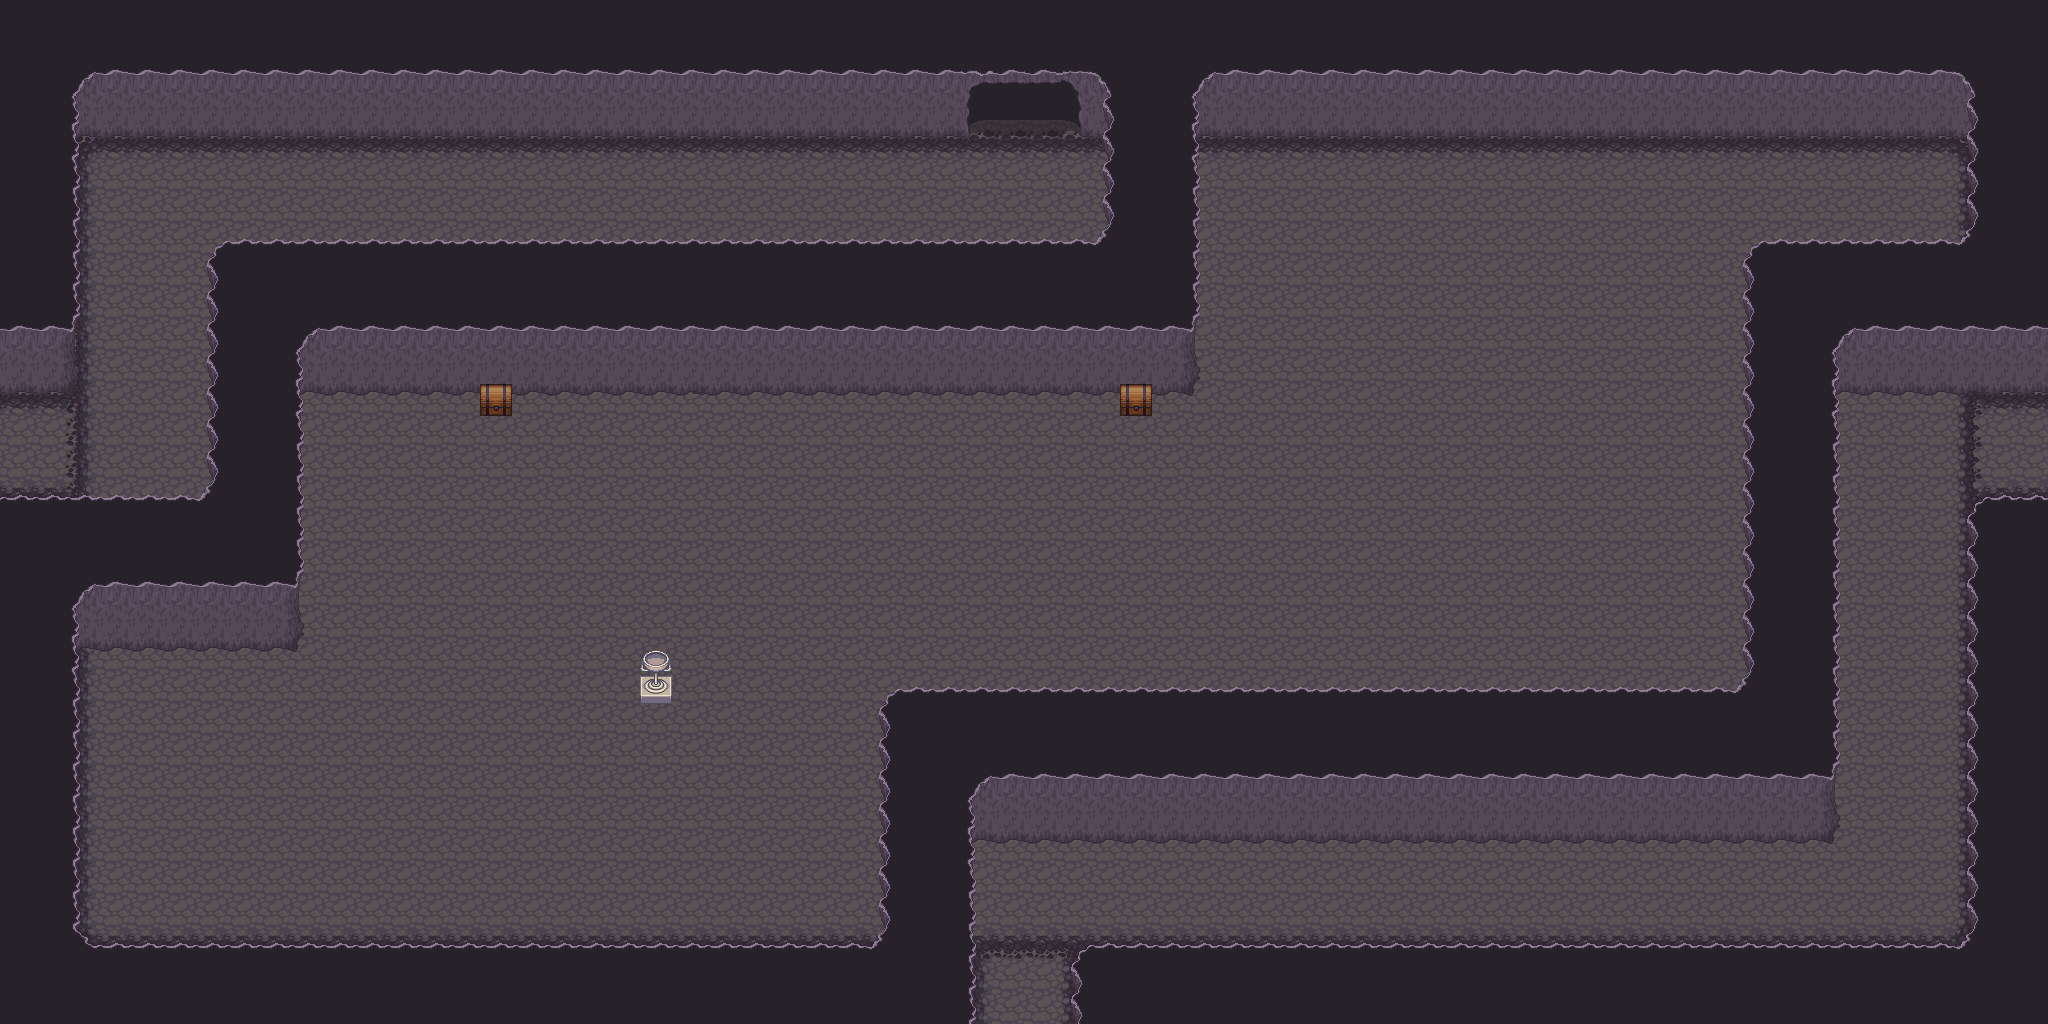

This is a level from a 2D game, rendered from its Tiled map with the project's own tilesets. A one-line summary and the map file follow, with tile-layer data summarised:
An orthogonal 64x32 tile map with 32x32 px tiles, 5 tile layers (Ground, Ground +1, Ground +2, Ground +3, ...), 6 hidden layers not drawn, 8 tilesets.

<map version="1.0" orientation="orthogonal" renderorder="right-down" width="64" height="32" tilewidth="32" tileheight="32" nextobjectid="1">
 <tileset firstgid="1" name="Artis_dock" tilewidth="32" tileheight="32" tilecount="128" columns="16">
  <image source="../Ressources/Artis_dock.png" width="512" height="256" />
 </tileset>
 <tileset firstgid="129" name="base_out_atlas" tilewidth="32" tileheight="32" tilecount="1024" columns="32">
  <image source="../Ressources/base_out_atlas.png" width="1024" height="1024" />
 </tileset>
 <tileset firstgid="1153" name="build_atlas" tilewidth="32" tileheight="32" tilecount="1024" columns="32">
  <image source="../Ressources/build_atlas.png" width="1024" height="1024" />
 </tileset>
 <tileset firstgid="2177" name="caves" tilewidth="32" tileheight="32" tilecount="66" columns="11">
  <image source="../Ressources/caves.png" width="352" height="192" />
 </tileset>
 <tileset firstgid="2243" name="forest_tiles" tilewidth="32" tileheight="32" tilecount="256" columns="16">
  <image source="../Ressources/forest_tiles.png" width="512" height="512" />
 </tileset>
 <tileset firstgid="2499" name="obj_misk_atlas" tilewidth="32" tileheight="32" tilecount="1024" columns="32">
  <image source="../Ressources/obj_misk_atlas.png" width="1024" height="1024" />
 </tileset>
 <tileset firstgid="3523" name="terrain_atlas" tilewidth="32" tileheight="32" tilecount="1024" columns="32">
  <image source="../Ressources/terrain_atlas.png" width="1024" height="1024" />
 </tileset>
 <tileset firstgid="4547" name="tileset_stone_v4_p1" tilewidth="32" tileheight="32" tilecount="70" columns="5">
  <image source="../Ressources/tileset_stone_v4_p1.png" width="166" height="463" />
 </tileset>
 <layer name="Ground" width="64" height="32">
  <data>[2048 cells, 2048 non-empty, 1 distinct tile ids]</data>
 </layer>
 <layer name="Ground +1" width="64" height="32">
  <data>[2048 cells, 178 non-empty, 12 distinct tile ids]</data>
 </layer>
 <layer name="Ground +2" width="64" height="32">
  <data>[2048 cells, 15 non-empty, 4 distinct tile ids]</data>
 </layer>
 <layer name="Ground +3" width="64" height="32">
  <data>[2048 cells, 1121 non-empty, 34 distinct tile ids]</data>
 </layer>
 <layer name="Collide" width="64" height="32" visible="0">
  <data>[2048 cells, 1090 non-empty, 1 distinct tile ids]</data>
 </layer>
 <layer name="TopDoorBlock" width="64" height="32" visible="0">
  <data>[2048 cells, 24 non-empty, 3 distinct tile ids]</data>
 </layer>
 <layer name="BottomDoorBlock" width="64" height="32" visible="0">
  <data>[2048 cells, 18 non-empty, 2 distinct tile ids]</data>
 </layer>
 <layer name="LeftDoorBlock" width="64" height="32" visible="0">
  <data>[2048 cells, 24 non-empty, 2 distinct tile ids]</data>
 </layer>
 <layer name="RightDoorBlock" width="64" height="32" visible="0">
  <data>[2048 cells, 24 non-empty, 2 distinct tile ids]</data>
 </layer>
 <layer name="SecretDoor" width="64" height="32">
  <data>[2048 cells, 60 non-empty, 5 distinct tile ids]</data>
 </layer>
 <layer name="SecretCollide" width="64" height="32" visible="0">
  <data>[2048 cells, 60 non-empty, 1 distinct tile ids]</data>
 </layer>
</map>
